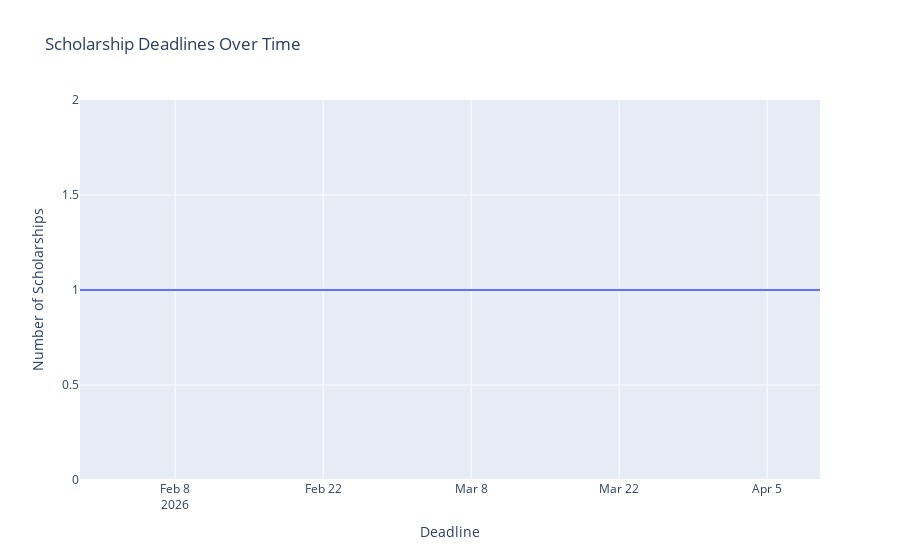

Write notebook code for a chart like this one.
### Markdown cell above
### Deadline Timeline

### Code cell
if "Deadline" in df.columns:
    df["Deadline"] = pd.to_datetime(df["Deadline"], errors="coerce")
    deadline_counts = df["Deadline"].value_counts().sort_index()

    fig = px.line(x=deadline_counts.index, y=deadline_counts.values,
                  labels={"x": "Deadline", "y": "Number of Scholarships"},
                  title="Scholarship Deadlines Over Time")
    fig.show()

### Figure 1 — Plotly figure (JSON) as saved in the notebook; plotly's stock layout.template omitted (floating-point values rounded to 4 significant figures)
{"data": [{"hovertemplate": "Deadline=%{x}<br>Number of Scholarships=%{y}<extra></extra>", "legendgroup": "", "line": {"color": "#636efa", "dash": "solid"}, "marker": {"symbol": "circle"}, "mode": "lines", "name": "", "orientation": "v", "showlegend": false, "x": ["2026-01-30T00:00:00.000000000", "2026-02-20T00:00:00.000000000", "2026-03-15T00:00:00.000000000", "2026-04-10T00:00:00.000000000"], "xaxis": "x", "y": [1, 1, 1, 1], "yaxis": "y", "type": "scatter"}], "layout": {"xaxis": {"anchor": "y", "domain": [0.0, 1.0], "title": {"text": "Deadline"}}, "yaxis": {"anchor": "x", "domain": [0.0, 1.0], "title": {"text": "Number of Scholarships"}}, "legend": {"tracegroupgap": 0}, "title": {"text": "Scholarship Deadlines Over Time"}}}
